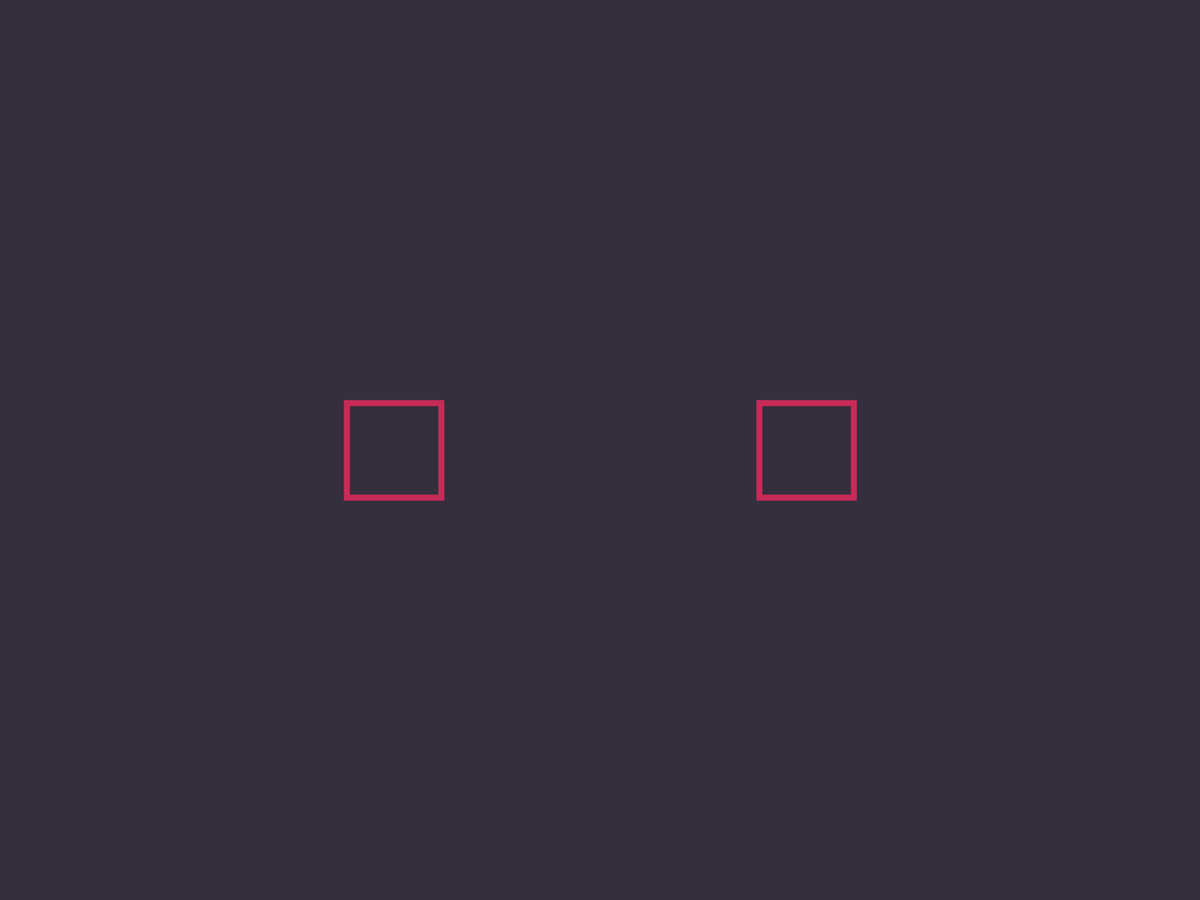
Frame 1 (no input)
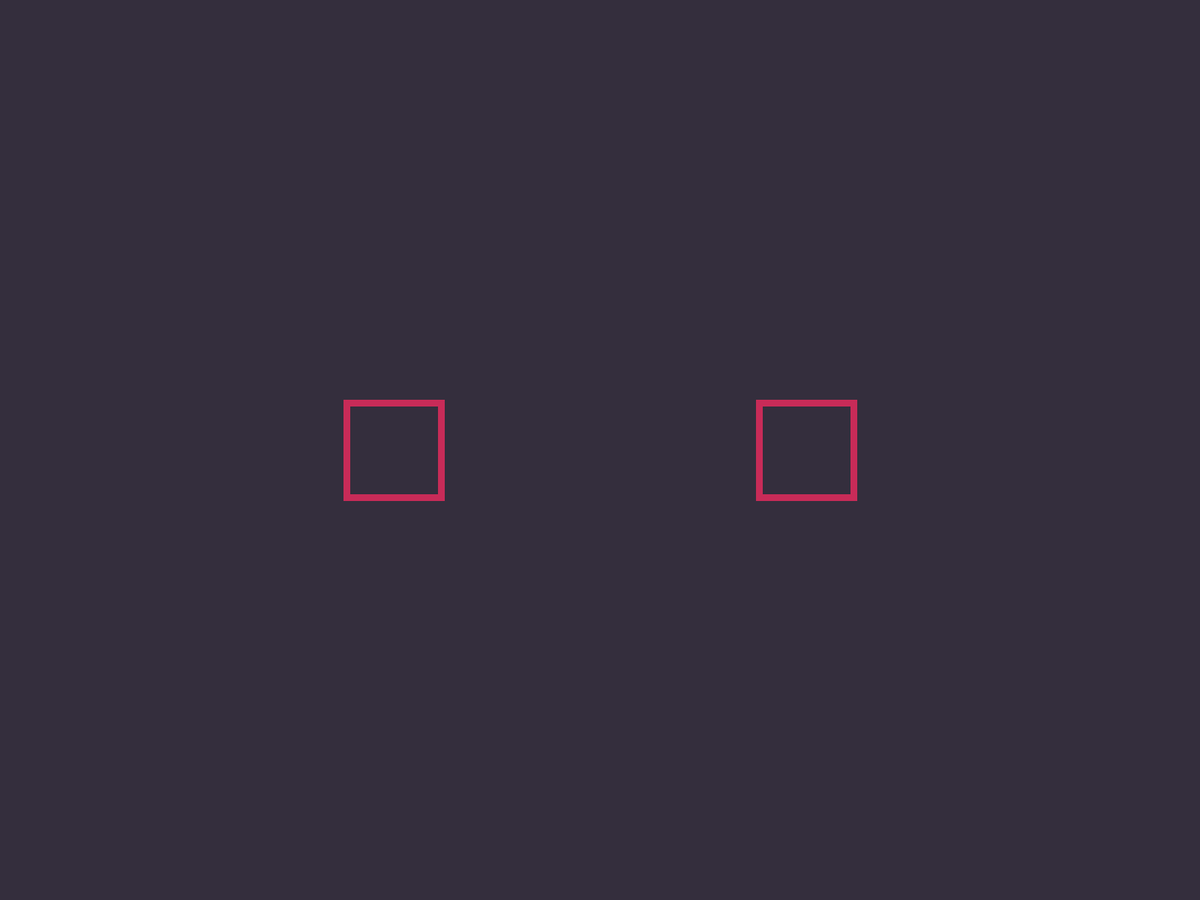
Frame 60 (the mouse pressed at the canvas centre just before this capture)
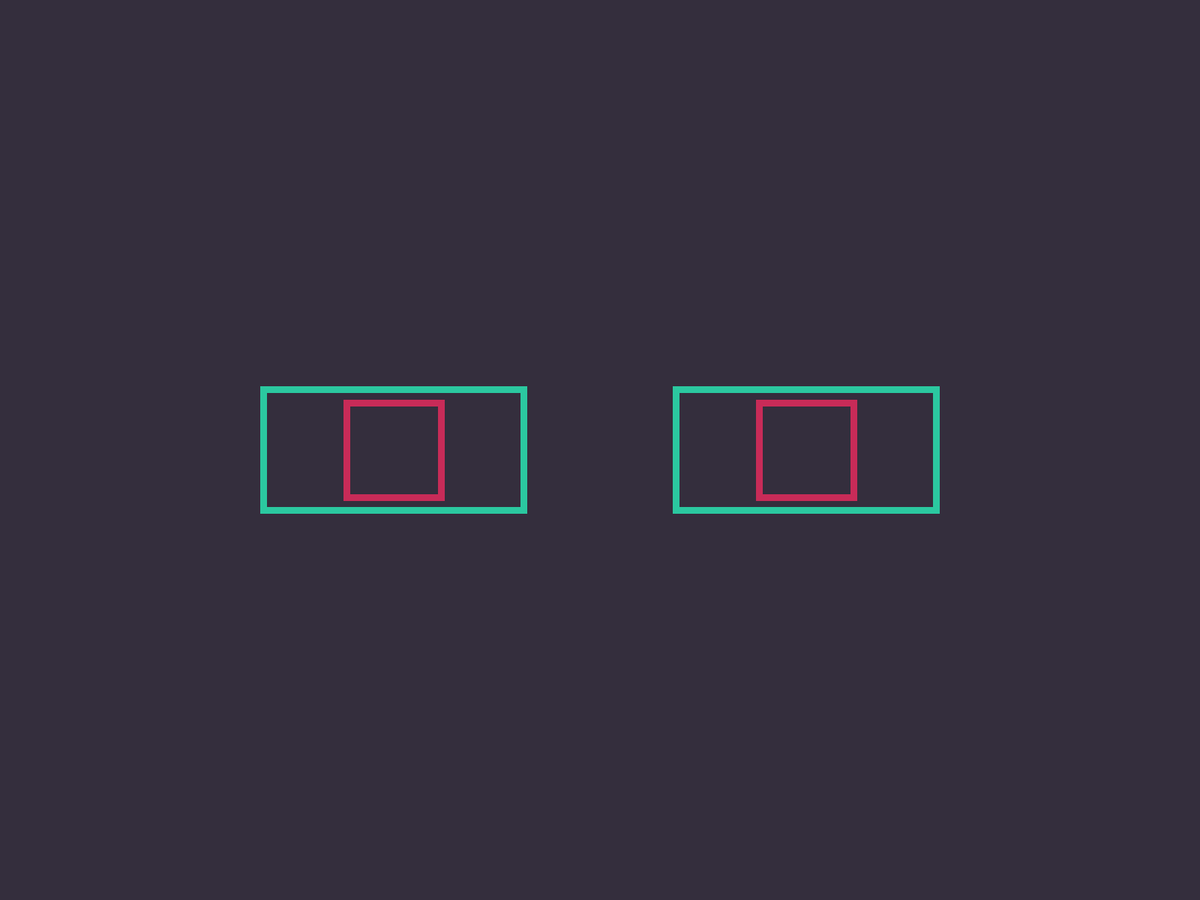
Frame 120 (the mouse held since frame 60 and released just before this capture)

The Processing sketch that drew these frames (run headless with seeded random() and noise(); from frame 60 on, the mouse is pressed at the canvas centre):

// Processing sketch: final_project
// ── final_project.pde
Shape sample_shape;
Shape sound_shape;
int sample_width;
int sample_height;
int sample_color;
int sample_shape_code;

void setup() {
  fullScreen();
  colorMode(RGB);
  background(52, 46, 61);

  sample_shape = new Shape(round(random(0, 3)), false);

  sample_width = sample_shape.shape_width;
  sample_height = sample_shape.shape_height;
  sample_color = sample_shape.hue;
  sample_shape_code = sample_shape.shape;

  sound_shape = new Shape(sample_shape_code, sample_width, sample_height, sample_color, true);
}

void draw() {
  smooth();
  sample_shape.display();
  sound_shape.display();
}

// testing
void mousePressed() {
  colorMode(RGB);
  background(52, 46, 61);

  sample_shape = new Shape(round(random(0, 3)), false);

  sample_width = sample_shape.shape_width;
  sample_height = sample_shape.shape_height;
  sample_color = sample_shape.hue;
  sample_shape_code = sample_shape.shape;

  sound_shape = new Shape(sample_shape_code, sample_width, sample_height, sample_color, true);
}

// ── Shape.pde
class Shape {
  PVector position;

  // determine the geometry of the shape [0, 3], triangle, rectangle, square or circle
  int shape;
  int shape_width;
  int shape_height;

  color hue;
  boolean sound_shape;

  Shape(int random_shape, boolean is_sound_shape) {
    shape = random_shape;
    sound_shape = is_sound_shape;
    // set width and height of the shape
    switch(shape) {
      case 0:
        shape_height = round(random(30, 400));
        shape_width= round((shape_height/3)*sqrt(3)*2);
        break;
      case 1:
        shape_width = round(random(30, 400));
        shape_height = round(random(50, 400));
        break;
      case 2:
        shape_width = round(random(30, 400));
        shape_height = shape_width;
        break;
      case 3:
        shape_width = round(random(30, 400));
        shape_height = shape_width;
        break;
      default:
        shape_width = round(random(30, 400));
        shape_height = shape_width;
        break;
    }

    colorMode(HSB);
    hue = color(random(0, 255), 200, 200);

    // set shape position
    if (sound_shape) {
      position = new PVector(width/2 + 275, height/2);
    }
    else {
      position = new PVector(width/2 - 275, height/2);
    }
  }

  Shape(int random_shape, int s_width, int s_height, color c, boolean is_sound_shape) {
    shape = random_shape;
    sound_shape = is_sound_shape;

    shape_width = s_width;
    shape_height = s_height;

    colorMode(HSB);
    hue = c;

    // set shape position
    if (sound_shape) {
      position = new PVector(width/2 + 275, height/2);
    }
    else {
      position = new PVector(width/2 - 275, height/2);
    }
  }

  void display() {
    fill(0, 0, 0, 0);
    stroke(hue);
    strokeWeight(8);

    // set preferred geometry mode
    rectMode(CENTER);

    switch(shape) {
      case 0:
        triangle(
          position.x - shape_width/2, position.y + shape_height/3,
          position.x, position.y - (shape_height*2)/3,
          position.x + shape_width/2, position.y + shape_height/3
        );
        break;
      case 1:
        rect(position.x, position.y, shape_width, shape_height);
        break;
      case 2:
        rect(position.x, position.y, shape_width, shape_height);
        break;
      case 3:
        ellipse(position.x, position.y, shape_width, shape_height);
        break;
      default:
        rect(position.x, position.y, shape_width, shape_height);
        break;
    }
  }

  // void update(int scale) {
  //   position.add(velocity);
  // }
  //
  // // triangle(x1, y1, x2, y2, x3, y3)
  // // rect(): By default, the first two parameters set the location of the upper-left corner, the third sets the width, and the fourth sets the height
  // // ellipse(): By default, the first two parameters set the location, and the third and fourth parameters set the shape's width and height
  //
  // void display() {
  //   fill(hue);
  //   ellipse(position.x, position.y, radius*2, radius*2);
  // }
}

// ── Star.pde
//color [] colors = {color(255, 20, 97), color(24, 255, 146), color(90, 135, 255), color(251, 243, 140)};
final static int star_num = 50;

class Star {
  float radius;
  PVector position;
  PVector speed;

  Star() {
    position.x = random(50, width - 50);
    position.y =  random(50, height - 50);
  }

  // void display() {
  //   colorMode(RGB);
  //   for (int i = 0; i < star_num; i++) {
  //     fill(colors[round(random(0, 3))]);
  //     ellipse(position.x, position.y, radius, radius);
  //   }
  // }
}
